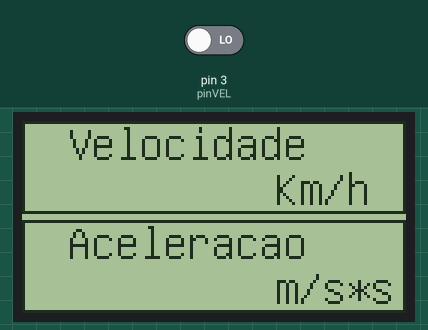
The sketch below on a simulated Arduino Uno, built with avr-gcc and run on an emulated ATmega328P. Shown: 128×64 one-colour display. The inputs (shaded band) are chosen by the test bench; at power-on: pin 3 (pinVEL) LOW. What the sketch prints to the serial monitor is not drawn.

Above: at 0.55 s.
At 1.2 s:
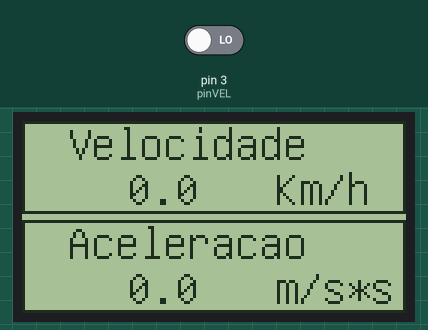
1.3 s: pin 3 (pinVEL) driven HIGH
At 2.5 s:
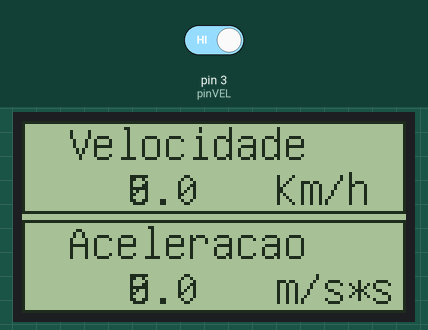
Timing chart, 0 to 4.3 s (numbered marks = the images above; inputs shaded):
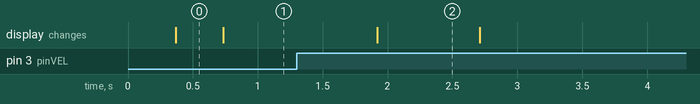

Measured:
- after the input at 1.3 s, the display: changes after 0.62 s (image 2)
- what the display in image 2 shows lasts 0.8 s, from 1.9 s to 2.7 s

The sketch:

Velocidade_no_display.ino
```cpp
#include "U8glib.h"


U8GLIB_ST7920_128X64_1X Display(8, 7, 6 , 9);

char vel[10];

#define pinVEL 3

unsigned long millisInicial = 0; //tempo inicial

volatile int pulsosVEL = 0; //contador de pulsos para velocidade

unsigned int VEL = 0; //velocidade em km/h

void setup() {
  Serial.begin(9600);
  Display.begin();
  Display.setColorIndex(1);
  Display.setFont(u8g_font_unifont);
  attachInterrupt (digitalPinToInterrupt(pinVEL), veloc, RISING); //Interrupção para ler pulso da velocidade


}


void loop() {
  Display.firstPage();
  do {
    draw();

  }while (Display.nextPage());

}
void draw(){

  velocidade();

  Display.drawFrame(0, 0, 128, 31);
  Display.drawFrame(0, 33, 128, 31);

  Display.drawStr(15, 13, "Velocidade");
  Display.drawStr(35, 28, vel);
  Display.drawStr(76, 28, " Km/h");

  Display.drawStr(15, 46, "Aceleracao");
  Display.drawStr(35, 61, vel);
  Display.drawStr(76, 61, " m/s*s");
}

void velocidade()
{
  if((millis() - millisInicial) > 500)
  {
    noInterrupts();
    VEL = (pulsosVEL*2*3.14*0.5*3.6)/2;
    Serial.print ("  VEL = ");
    Serial.println (VEL);
    dtostrf(VEL, 3, 1, vel);
    pulsosVEL = 0;
    millisInicial = millis();
    interrupts();
  }

}


void veloc ()
{
  pulsosVEL++;
}

//void b(){
//  float v2 = 100;
//  dtostrf(v2, 3, 1, d);
//}
```
